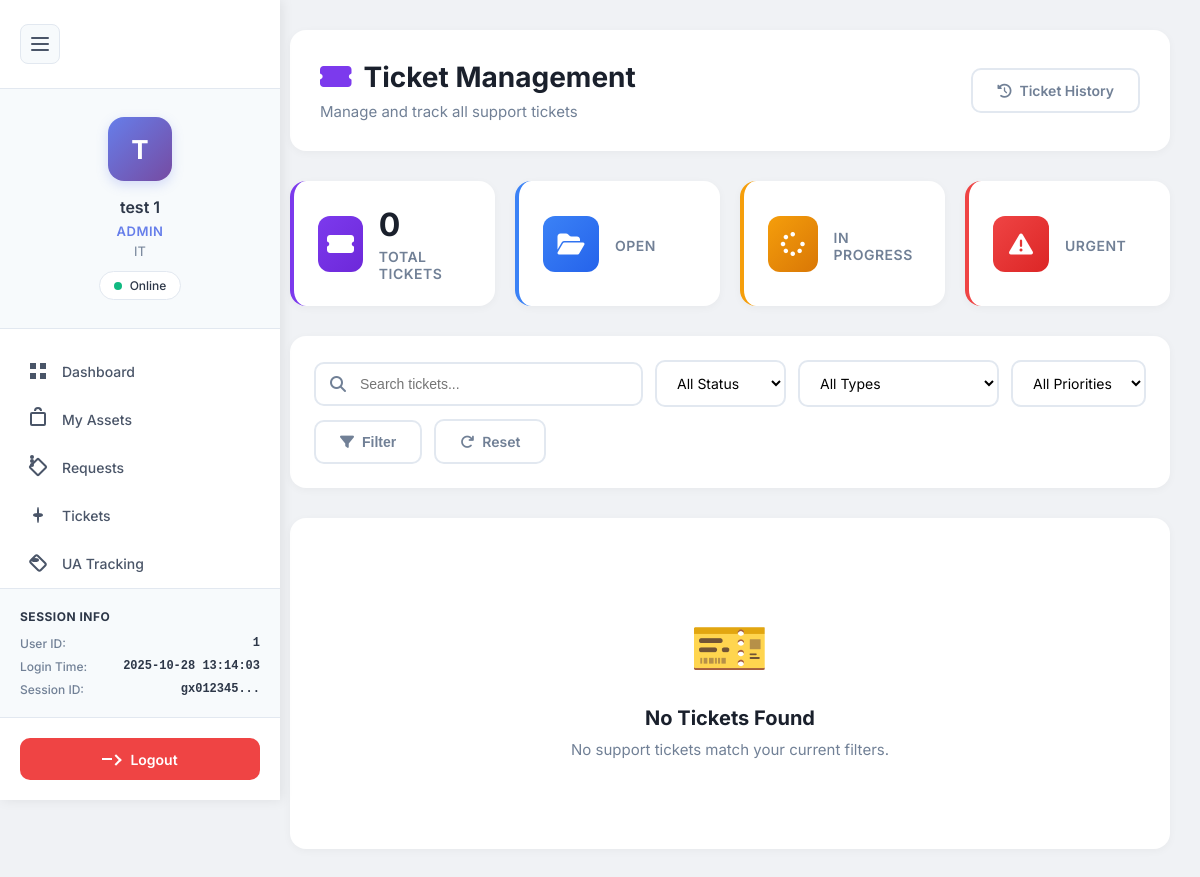
Before: /public/ticket.php (signed in) with the older database file.
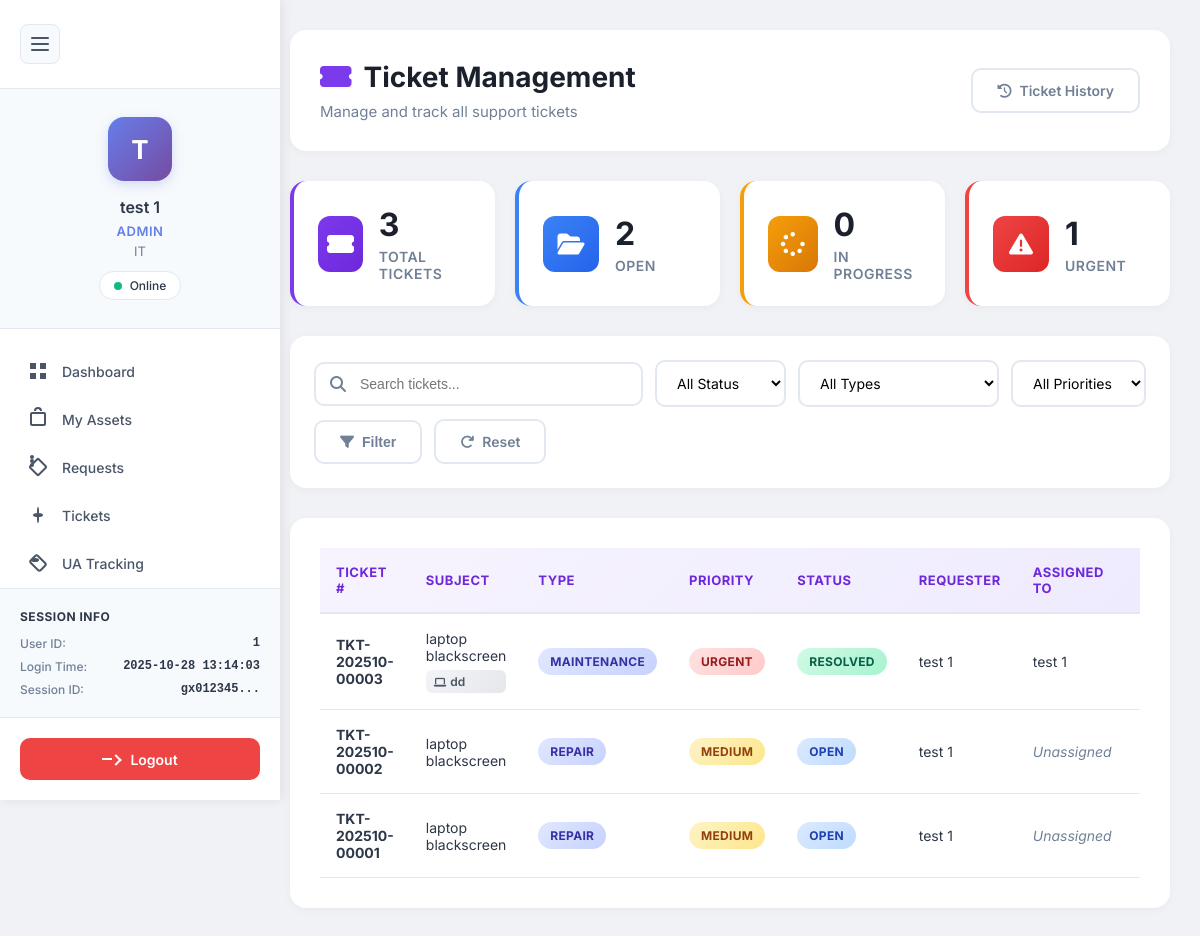
After: the same page with the newer database file.
### tables this page shows
CREATE TABLE `tickets` (
  `ticket_id` int(11) NOT NULL,
  `ticket_number` varchar(50) NOT NULL,
  `ticket_type` enum('repair','maintenance','request_item','request_replacement','inquiry','other') NOT NULL,
  `subject` varchar(255) NOT NULL,
  `description` text NOT NULL,
  `priority` enum('low','medium','high','urgent') DEFAULT 'medium',
  `status` enum('open','in_progress','pending','resolved','closed','cancelled') DEFAULT 'open',
  `approval_status` enum('pending','approved','rejected') DEFAULT 'pending',
  `approved_by` int(11) DEFAULT NULL,
  `approved_at` datetime DEFAULT NULL,
  `manager_notes` text DEFAULT NULL,
  `requester_id` int(11) NOT NULL,
  `requester_department` varchar(100) DEFAULT NULL,
  `asset_id` int(11) DEFAULT NULL,
  `assigned_to` int(11) DEFAULT NULL,
  `assigned_at` timestamp NULL DEFAULT NULL,
  `resolution` text DEFAULT NULL,
  `resolved_by` int(11) DEFAULT NULL,
  `resolved_at` timestamp NULL DEFAULT NULL,
  `closed_by` int(11) DEFAULT NULL,
  `closed_at` timestamp NULL DEFAULT NULL,
  `created_at` timestamp NOT NULL DEFAULT current_timestamp(),
  `updated_at` timestamp NOT NULL DEFAULT current_timestamp() ON UPDATE current_timestamp(),
  `due_date` timestamp NULL DEFAULT NULL
);

CREATE TABLE `assets` (
  `id` int(11) NOT NULL,
  `asset_name` varchar(255) NOT NULL,
  `asset_code` varchar(100) NOT NULL,
  `category` varchar(100) DEFAULT NULL,
  `brand` varchar(100) DEFAULT NULL,
  `model` varchar(100) DEFAULT NULL,
  `serial_number` varchar(255) DEFAULT NULL,
  `purchase_date` date DEFAULT NULL,
  `purchase_cost` decimal(10,2) DEFAULT NULL,
  `supplier` varchar(255) DEFAULT NULL,
  `warranty_expiry` date DEFAULT NULL,
  `last_maintenance_date` date DEFAULT NULL,
  `location` varchar(255) DEFAULT NULL,
  `department` varchar(100) DEFAULT NULL,
  `status` enum('available','in_use','maintenance','retired') DEFAULT 'available',
  `description` text DEFAULT NULL,
  `assigned_to` int(11) DEFAULT NULL,
  `created_by` int(11) DEFAULT NULL,
  `created_at` timestamp NOT NULL DEFAULT current_timestamp(),
  `updated_at` timestamp NOT NULL DEFAULT current_timestamp() ON UPDATE current_timestamp()
);

### public/ticket.php (the view, shortened to what the changed rows need)
<?php
require_once '../auth/config/database.php';
$user_id = $_SESSION['user_id'];
$user_role = $_SESSION['role'] ?? 'employee';
$where_clauses = [];
$params = [];
if ($user_role === 'employee') {
    $where_clauses[] = "t.requester_id = ?";
    $params[] = $user_id;
} elseif ($user_role === 'manager') {
    $where_clauses[] = "(t.requester_department = (SELECT department FROM users WHERE user_id = ?) OR t.assigned_to = ?)";
    $params[] = $user_id;
    $params[] = $user_id;
} elseif ($user_role === 'admin') {
    $where_clauses[] = "t.approval_status = 'approved'";
}
$where_sql = !empty($where_clauses) ? "WHERE " . implode(" AND ", $where_clauses) : "";
$query = "
    SELECT
        t.*,
        CONCAT(requester.first_name, ' ', requester.last_name) as requester_name,
        requester.email as requester_email,
        requester.department as requester_department,
        CONCAT(assigned.first_name, ' ', assigned.last_name) as assigned_to_name,
        a.asset_name,
        a.asset_code
    FROM tickets t
    JOIN users requester ON t.requester_id = requester.user_id
    LEFT JOIN users assigned ON t.assigned_to = assigned.user_id
    LEFT JOIN assets a ON t.asset_id = a.id
    $where_sql
    ORDER BY
        CASE t.priority
            WHEN 'urgent' THEN 1
            WHEN 'high' THEN 2
            WHEN 'medium' THEN 3
            WHEN 'low' THEN 4
        END,
        t.created_at DESC
";
$stmt = $pdo->prepare($query);
$stmt->execute($params);
$tickets = $stmt->fetchAll(PDO::FETCH_ASSOC);
$stats_query = "
    SELECT
        COUNT(*) as total,
        SUM(CASE WHEN status = 'open' THEN 1 ELSE 0 END) as open,
        SUM(CASE WHEN status = 'in_progress' THEN 1 ELSE 0 END) as in_progress,
        SUM(CASE WHEN status = 'pending' THEN 1 ELSE 0 END) as pending,
        SUM(CASE WHEN status = 'resolved' THEN 1 ELSE 0 END) as resolved,
        SUM(CASE WHEN priority = 'urgent' THEN 1 ELSE 0 END) as urgent
    FROM tickets t
";
if ($user_role === 'employee') {
    $stats_query .= " WHERE t.requester_id = ?";
    $stats_stmt = $pdo->prepare($stats_query);
    $stats_stmt->execute([$user_id]);
} elseif ($user_role === 'manager') {
    $stats_query .= " WHERE t.requester_department = (SELECT department FROM users WHERE user_id = ?) OR t.assigned_to = ?";
    $stats_stmt = $pdo->prepare($stats_query);
    $stats_stmt->execute([$user_id, $user_id]);
} elseif ($user_role === 'admin') {
    $stats_query .= " WHERE t.approval_status = 'approved'";
    $stats_stmt = $pdo->prepare($stats_query);
    $stats_stmt->execute();
} else {
    $stats_stmt = $pdo->prepare($stats_query);
    $stats_stmt->execute();
}
$stats = $stats_stmt->fetch(PDO::FETCH_ASSOC);
?>
<!DOCTYPE html>
<html lang="en">
<head>
    <link rel="stylesheet" href="https://cdnjs.cloudflare.com/ajax/libs/font-awesome/6.4.0/css/all.min.css">
    <link rel="stylesheet" href="../auth/inc/navigation.css">
</head>
<body>
    <div class="container" id="mainContainer">
        <div class="header">
            <div class="header-content">
                <h1><i class="fas fa-ticket-alt"></i> Ticket Management</h1>
            </div>
        </div>
        <div class="stats-grid">
            <div class="stat-card total">
                <div class="stat-info">
                    <h3><?php echo $stats['total']; ?></h3>
                    <p>Total Tickets</p>
                </div>
            </div>
            <div class="stat-card open">
                <div class="stat-info">
                    <h3><?php echo $stats['open']; ?></h3>
                    <p>Open</p>
                </div>
            </div>
            <div class="stat-card progress">
                <div class="stat-info">
                    <h3><?php echo $stats['in_progress']; ?></h3>
                    <p>In Progress</p>
                </div>
            </div>
            <div class="stat-card urgent">
                <div class="stat-info">
                    <h3><?php echo $stats['urgent']; ?></h3>
                    <p>Urgent</p>
                </div>
            </div>
        </div>
        <div class="section">
            <?php if (empty($tickets)): ?>
            <div class="empty-state">
                <div class="empty-state-icon">🎫</div>
                <h3>No Tickets Found</h3>
                <p>No support tickets match your current filters.</p>
            </div>
            <?php else: ?>
            <div class="table-container">
                <table class="table">
                    <thead>
                        <tr>
                            <th>Ticket #</th>
                            <th>Subject</th>
                            <th>Type</th>
                            <th>Priority</th>
                            <th>Status</th>
                            <th>Requester</th>
                            <th>Assigned To</th>
                            <th>Created</th>
                        </tr>
                    </thead>
                    <tbody>
                        <?php foreach ($tickets as $ticket): ?>
                        <tr>
                            <td>
                                <strong><?php echo htmlspecialchars($ticket['ticket_number']); ?></strong>
                            </td>
                            <td>
                                <div class="ticket-subject">
                                    <span><?php echo htmlspecialchars($ticket['subject']); ?></span>
                                    <?php if ($ticket['asset_code']): ?>
                                    <span class="asset-tag">
                                        <i class="fas fa-laptop"></i> <?php echo htmlspecialchars($ticket['asset_code']); ?>
                                    </span>
                                    <?php endif; ?>
                                </div>
                            </td>
                            <td>
                                <span class="badge badge-type"><?php echo ucfirst(str_replace('_', ' ', $ticket['ticket_type'])); ?></span>
                            </td>
                            <td>
                                <span class="badge badge-priority badge-<?php echo $ticket['priority']; ?>">
                                    <?php echo ucfirst($ticket['priority']); ?>
                                </span>
                            </td>
                            <td>
                                <span class="badge badge-status badge-<?php echo $ticket['status']; ?>">
                                    <?php echo ucfirst(str_replace('_', ' ', $ticket['status'])); ?>
                                </span>
                            </td>
                            <td><?php echo htmlspecialchars($ticket['requester_name']); ?></td>
                            <td>
                                <?php echo $ticket['assigned_to_name'] ? htmlspecialchars($ticket['assigned_to_name']) : '<span class="text-muted">Unassigned</span>'; ?>
                            </td>
                            <td>
                            </td>
                        </tr>
                        <?php endforeach; ?>
                    </tbody>
                </table>
            </div>
            <?php endif; ?>
                </div>
    </div>
</body>
</html>

Changed rows visible on the page:
now on this page (row edited): tickets: ticket_number "TKT-202510-00003", subject "laptop blackscreen", asset.asset_code "dd", ticket_type "MAINTENANCE", priority "URGENT", status "RESOLVED", requester_name "test 1", assigned_to_name "test 1"
now on this page (row edited): tickets: ticket_number "TKT-202510-00002", subject "laptop blackscreen", ticket_type "REPAIR", priority "MEDIUM", status "OPEN", requester_name "test 1", shows "Unassigned"
now on this page (row edited): tickets: ticket_number "TKT-202510-00001", subject "laptop blackscreen", ticket_type "REPAIR", priority "MEDIUM", status "OPEN", requester_name "test 1", shows "Unassigned"
Other visible differences:
$stats['total']: "0" → "3"
$stats['open']: (not shown) → "2"
$stats['in_progress']: (not shown) → "0"
$stats['urgent']: (not shown) → "1"
text no longer shown: "🎫 No Tickets Found No support tickets match your current filters."
text now shown: "TICKET # SUBJECT TYPE PRIORITY STATUS REQUESTER ASSIGNED TO"
